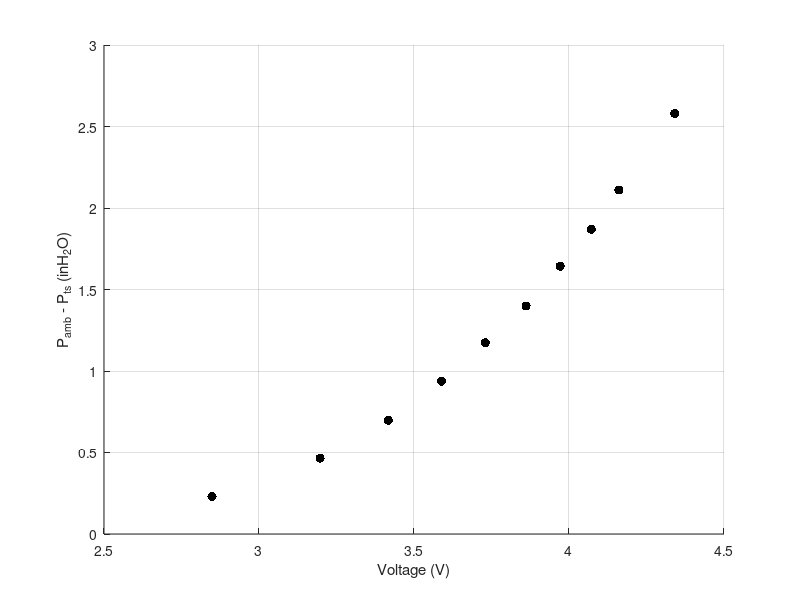

Write MATLAB code to recreate this figure. (Note: this script raises an error after producing the figure.)
% EAS 4810C Lab 3
% Plot generation

%% Plot V vs dP

clc; clear; close all;

dP = [0.230164
0.465510
0.697333
0.937918
1.173332
1.399124
1.643272
1.869627
2.110773
2.579601];

V = [2.848186
3.196808
3.417166
3.588717
3.730116
3.861450
3.971786
4.072112
4.160987
4.341081];
    
figure;
hold on;
plot(V,dP,'k.','MarkerSize',20);
ylabel('P_{amb} - P_{ts} (inH_2O)')
xlabel('Voltage (V)')
grid on;
box off;
matlab2tikz('cal.tex','height','\fheight','width','\fwidth')

%% Plot anemometer calibration curve

clc; clear; close all;

V = [2.848186
3.196808
3.417166
3.588717
3.730116
3.861450
3.971786
4.072112
4.160987
4.341081];

Vel = [7.524611
10.701145
13.097422
15.189660
16.989322
18.552126
20.105755
21.445843
22.786963
25.190799];

err = [0.04
0.04
0.04
0.04
0.04
0.04
0.04
0.04
0.04
0.04];

x = linspace(V(1), V(length(V)));
trend = 0.005847742*x.^4 - 0.893933615*x.^3 + 11.22711866*x.^2 - 34.84761768*x + 35.9679161;
    
figure;
c = '#A6A6A6';
hold on;
errorbar(V,Vel,err,'k.','MarkerSize',20);
plot(x,trend,'Color',c,'LineWidth',2.5);
xlabel('Voltage (V)')
ylabel('Velocity (m/s)')
grid on;
box off;
matlab2tikz('calCurve.tex','height','\fheight','width','\fwidth')

%% Plot velocity profile

clc; clear; close all;

pos = [-8.0
-7.0
-6.0
-5.0
-4.0
-3.0
-2.0
-1.0
0.0
1.0
2.0
3.0
4.0
5.0
6.0
7.0
8.0
1.0
-0.9];

Vel = [17.63302121
17.66766483
17.57029602
17.36951483
17.09044626
16.76010295
15.86014131
14.5694144
14.01914389
15.00864139
16.22321569
16.80958078
17.15024428
17.41338612
17.52997475
17.53175424
17.57363723
15.0918459
14.46785862];
    
figure;
hold on;
plot(Vel,pos,'k.','MarkerSize',20);
ylabel('Position (cm)')
xlabel('Velocity (m/s)')
grid on;
box off;
matlab2tikz('vProfile.tex','height','\fheight','width','\fwidth')

%% Plot velocity profile

clc; clear; close all;

pos = [-8.0
-7.0
-6.0
-5.0
-4.0
-3.0
-2.0
-1.0
0.0
1.0
2.0
3.0
4.0
5.0
6.0
7.0
8.0];

Std = [0.173818062
0.239959547
0.483283962
0.919045562
1.299192436
1.661433296
2.108859546
2.417891131
2.529128388
2.351792533
1.967515128
1.519674248
1.136372042
0.724403928
0.380683268
0.222989909
0.162576465];
    
figure;
hold on;
plot(Std,pos,'k.','MarkerSize',20);
ylabel('Position (cm)')
xlabel('Standard Deviation of Velocity (m/s)')
grid on;
box off;
matlab2tikz('vStdDev.tex','height','\fheight','width','\fwidth')